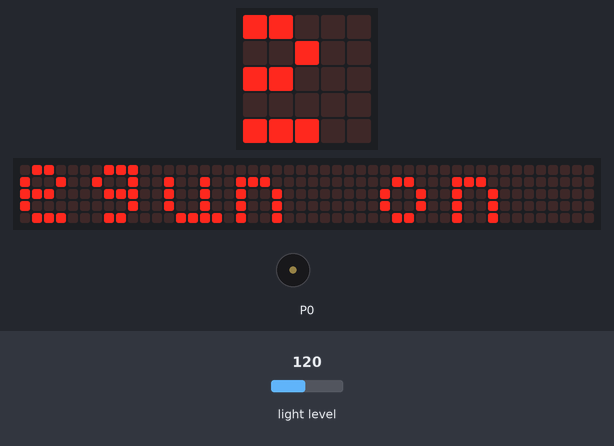
A program run on a simulated BBC micro:bit (MakeCode). Shown: the board's 5×5 LED display, a strip that is not on the board, showing the scrolling text unrolled, buzzer (waves = sounding). Inputs (shaded band) come from the test bench; at power-on: light level 120. The 48×5 strip is a reading aid, not a part: it shows the text the display is scrolling, unrolled, one strip-width of it at a time.

Above: at 1.2 s.
1.3 s: light level set to 34
4.3 s: light level set to 28
At 5.02 s:
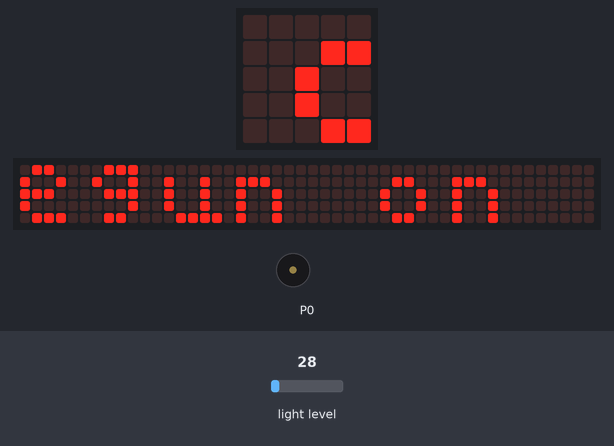
6.7 s: light level set to 64
At 7.55 s:
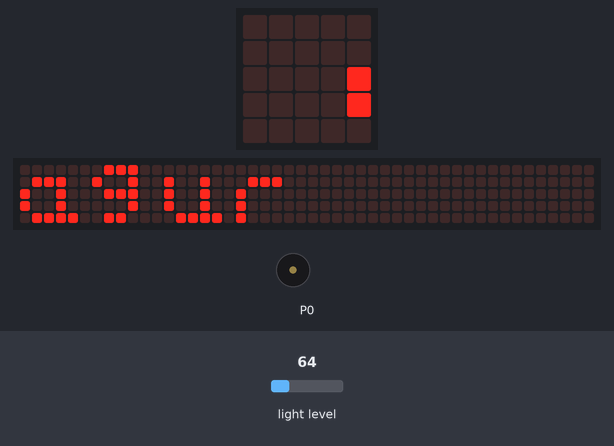
9.7 s: light level set to 5
At 11.77 s:
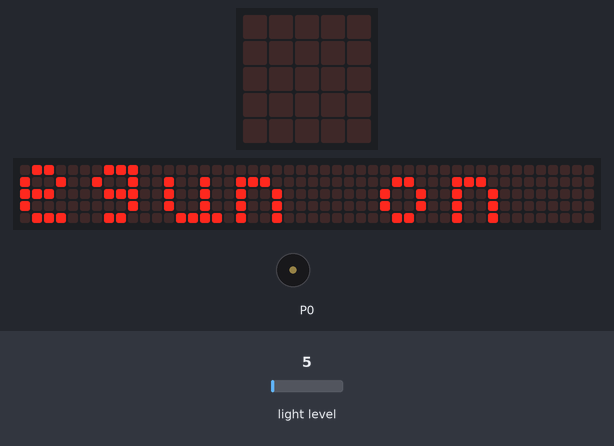
13.2 s: light level set to 128
At 19.14 s:
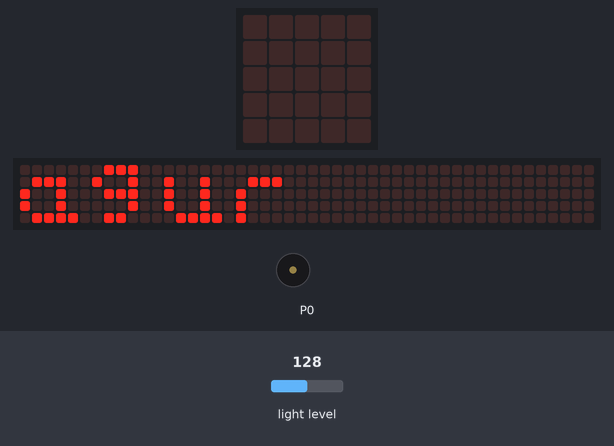
Timing chart, 0 to 20.2 s (numbered marks = the images above; inputs shaded):
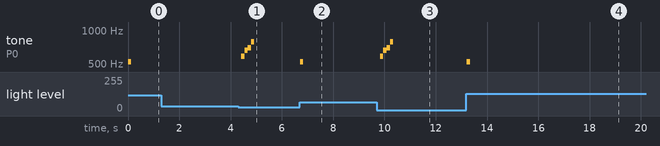

The program:

main.ts
```typescript
basic.forever(function () {
    if (input.lightLevel() > 30) {
        basic.showString("egun on")
    }
})
basic.forever(function () {
    for (let index = 0; index < 1; index++) {
        if (input.lightLevel() < 30) {
            basic.showString("agur")
        }
    }
})
basic.forever(function () {
    if (input.lightLevel() > 30) {
        music.startMelody(music.builtInMelody(Melodies.JumpUp), MelodyOptions.Once)
    }
})
```

test.ts
```typescript
// aquí va el archivo "tests"; esto no se compilará cuando este paquete se utilice como una extensión.
```

Measured:
- after the input at 4.3 s, tone on P0: plays 587 Hz for 0.13 s, 659 Hz for 0.13 s, 698 Hz for 0.13 s, 784 Hz for 0.13 s, starting after 0.12 s
- after the input at 6.7 s, tone on P0: silent → 523 Hz at once, → silent 0.13 s later
- after the input at 9.7 s, tone on P0: plays 587 Hz for 0.13 s, 659 Hz for 0.13 s, 698 Hz for 0.13 s, 784 Hz for 0.13 s, starting after 0.13 s
- after the input at 13.2 s, tone on P0: silent → 523 Hz at once, → silent 0.13 s later
